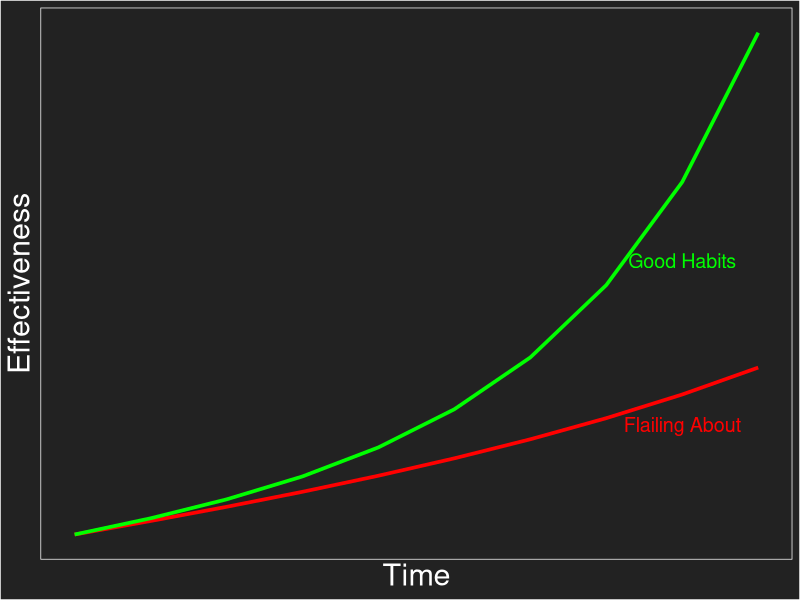

The R script that drew this image:
## ---- chunk 1
#knitr::opts_chunk$set(cache=TRUE)
library(ggplot2)
library(reshape2)
library(DiagrammeR)
## ---- chunk 2
gg_theme <- theme( axis.title = element_text(size = rel(2), color = "#FFFFFF")
                 , panel.grid.major = element_blank()
                 , panel.grid.minor = element_blank()
                 , axis.line = element_line(color = "#FFFFFF")
                 , panel.background = element_rect(fill = "#222222", color = "#FFFFFF")
                 , legend.background = element_rect(fill = "#222222")
                 , plot.background = element_rect(fill = "#222222")
                 , legend.key = element_rect(fill = "#222222")
                 )
## ---- chunk 3
why_bother <- data.frame( time = 1:10
                        , `Flailing About` = 2 + 1:10 + 1.25^(0:9)
                        , `Good Habits` = 2 + 1:10 + 1.5^(0:9)
                        , check.names = FALSE
                        )
why_bother <- melt( why_bother
                  , id.vars = "time"
                  )
why_bother$variable <- factor(why_bother$variable, levels=c("Good Habits", "Flailing About"))
## ---- chunk 4
( ggplot()
+ geom_line( data=subset(why_bother, variable=="Flailing About") 
           , aes(x=time, y=value), color="red", lwd=1.25
           )
+ geom_text( data=subset(why_bother, variable=="Flailing About" & time==9)
           , aes(x=time, y=value), color="red", size=rel(5), vjust=2.5, label="Flailing About"
           )
+ geom_line( data=subset(why_bother, variable=="Good Habits")
           , aes(x=time, y=value), color="green", lwd=1.25
           )
+ geom_text( data=subset(why_bother, variable=="Good Habits" & time==9)
           , aes(x=time, y=value), color="green", size=rel(5), vjust=5.75, label="Good Habits"
           )
+ scale_x_continuous("Time", breaks=NULL, labels=NULL)
+ scale_y_continuous("Effectiveness", breaks=NULL, labels=NULL)
+ gg_theme
)
## ---- chunk 5
grViz("
digraph{
    nodesep = .25
    ranksep = 0.1
    rankdir = LR
    bgcolor = '#222222'
    fontname = 'Helvetica'
    node [fontname='Helvetica']

    subgraph steps {
        rank = same
        node [shape='plaintext', fixedsize=TRUE, fontcolor='yellow', fontsize=12]
        edge [color='#FFFFFF']
        step1 [label='Prepare the new variables']
        step2 [label='Refit the model']
        step3 [label='Compare to previous results']
        step1 -> step2 -> step3
    }
}
")
## ---- chunk 6
grViz("
digraph{
    nodesep = .25
    ranksep = 0.1
    rankdir = LR
    bgcolor = '#222222'
    fontname = 'Helvetica'
    node [fontname='Helvetica']

    subgraph steps {
        rank = same
        node [shape='plaintext', fixedsize=TRUE, fontcolor='yellow', fontsize=12]
        edge [color='#FFFFFF']
        step1 [label='Prepare']
        step2 [label='Refit']
        step3 [label='Compare']
        step1 -> step2 -> step3
    }

    subgraph substeps {
        rank = same
        node [shape='plaintext', width=1.5, fixedsize=TRUE, fontcolor='#FFFFFF', fontsize=8]
        edge [arrowsize=0, penwidth=0]
        sub1 [label='&#8226; Derive new variables\\l\n&#8226; Append new variables\\l']
        sub2 [label='&#8226; Tune hyperparameters\\l\n&#8226; Save model(s)\\l']
        sub3 [label='&#8226; Calculate metrics\\l\n&#8226; Communicate\\l']
    }

    edge [arrowsize=0, penwidth=0]
    step1 -> sub1
    step2 -> sub2
    step3 -> sub3
}
")
## ---- chunk 7
grViz("
digraph{
    nodesep = .25
    ranksep = 0.1
    rankdir = LR
    bgcolor = '#222222'
    fontname = 'Helvetica'
    node [fontname='Helvetica']

    subgraph steps {
        rank = same
        node [shape='plaintext', fixedsize=TRUE, fontcolor='yellow', fontsize=12]
        edge [color='#FFFFFF']
        step1 [label='Prepare']
        step2 [label='Refit']
        step3 [label='Compare']
        step1 -> step2 -> step3
    }

    subgraph substeps {
        rank = same
        node [shape='plaintext', width=.8, fixedsize=TRUE, fontcolor='#FFFFFF', fontsize=8]
        edge [arrowsize=0, penwidth=0]
        sub1 [label='&#8226; Derive\\l\n&#8226; Append\\l']
        sub2 [label='&#8226; Tune\\l\n&#8226; Save\\l']
        sub3 [label='&#8226; Calculate\\l\n&#8226; Share\\l']
    }

    subgraph surprises {
        rank = same
        node [shape='plaintext', width=1.5, fixedsize=TRUE, fontcolor='red', fontsize=8]
        edge [arrowsize=0, penwidth=0]
        surprise1 [label='&#8226; Lots of missing values\\l\n&#8226; Low match rate\\l']
        surprise2 [label='&#8226; Failing to converge\\l\n&#8226; Script errors\\l']
        surprise3 [label='&#8226; Strange results\\l\n&#8226; Poor communication\\l']
    }

    edge [arrowsize=0, penwidth=0]
    step1 -> sub1 -> surprise1
    step2 -> sub2 -> surprise2
    step3 -> sub3 -> surprise3
}
")
## ---- chunk 8
grViz("
digraph{
    nodesep = .25
    ranksep = 0.1
    rankdir = LR
    bgcolor = '#222222'
    fontname = 'Helvetica'
    node [fontname='Helvetica']

    subgraph steps {
        rank = same
        node [shape='plaintext', fixedsize=TRUE, fontcolor='yellow', fontsize=12]
        edge [color='#FFFFFF']
        step1 [label='Identify data sources']
        step2 [label='Construct a data pipeline']
        step3 [label='Analyze the sentiment']
        step4 [label='Inform stakeholders']
        step1 -> step2 -> step3 -> step4
    }
}
")
## ---- chunk 9
grViz("
digraph{
    nodesep = .25
    ranksep = 0.1
    rankdir = LR
    bgcolor = '#222222'
    fontname = 'Helvetica'
    node [fontname='Helvetica']

    subgraph steps {
        rank = same
        node [shape='plaintext', fixedsize=TRUE, fontcolor='yellow', fontsize=12]
        edge [color='#FFFFFF']
        step1 [label='Identify']
        step2 [label='Construct']
        step3 [label='Analyze']
        step4 [label='Inform']
        step1 -> step2 -> step3 -> step4
    }

    subgraph substeps {
        rank = same
        node [shape='plaintext', width=1.75, fixedsize=TRUE, fontcolor='#FFFFFF', fontsize=8]
        edge [arrowsize=0, penwidth=0]
        sub1 [label='&#8226; Find sources\\l\n&#8226; Vet sources\\l']
        sub2 [label='&#8226; Select language(s)\\l\n&#8226; Retain old data?\\l']
        sub3 [label='&#8226; Pick metric(s)\\l']
        sub4 [label='&#8226; Create output (e.g. report)\\l']
    }

    edge [arrowsize=0, penwidth=0]
    step1 -> sub1
    step2 -> sub2
    step3 -> sub3
    step4 -> sub4
}
")
## ---- chunk 10
grViz("
digraph{
    nodesep = .25
    ranksep = 0.1
    rankdir = LR
    bgcolor = '#222222'
    fontname = 'Helvetica'
    node [fontname='Helvetica']

    subgraph steps {
        rank = same
        node [shape='plaintext', fixedsize=TRUE, fontcolor='yellow', fontsize=12]
        edge [color='#FFFFFF']
        step1 [label='Identify']
        step2 [label='Construct']
        step3 [label='Analyze']
        step4 [label='Inform']
        step1 -> step2 -> step3 -> step4
    }

    subgraph substeps {
        rank = same
        node [shape='plaintext', width=1, fixedsize=TRUE, fontcolor='#FFFFFF', fontsize=8]
        edge [arrowsize=0, penwidth=0]
        sub1 [label='&#8226; Find\\l\n&#8226; Vet\\l']
        sub2 [label='&#8226; Language(s)\\l\n&#8226; Retain?\\l']
        sub3 [label='&#8226; Metric(s)\\l']
        sub4 [label='&#8226; Output\\l']
    }
    subgraph surprises {
        rank = same
        node [shape='plaintext', width=1.75, fixedsize=TRUE, fontcolor='red', fontsize=8]
        edge [arrowsize=0, penwidth=0]
        surprise1 [label='&#8226; Few quality sources\\l']
        surprise2 [label='&#8226; Languages disagree\\l']
        surprise3 [label='&#8226; No distinct results\\l']
        surprise4 [label='&#8226; Uninterpretable findings\\l']
    }

    edge [arrowsize=0, penwidth=0]
    step1 -> sub1 -> surprise1
    step2 -> sub2 -> surprise2
    step3 -> sub3 -> surprise3
    step4 -> sub4 -> surprise4
}
")
